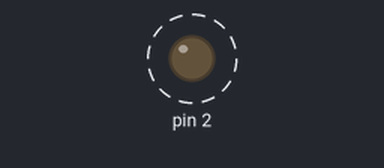
Simulated run of this sketch. Board: Arduino Uno, built with avr-gcc and run on an emulated ATmega328P. On the bench: output pins drawn as LEDs (lit = HIGH). Dashed ring = blinking.

Above: at 0.5 s.
Timing chart, 0 to 4.6 s (numbered marks = the images above):
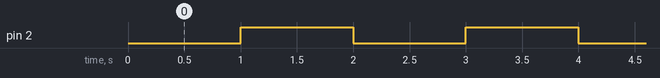

Measured:
- by itself, pin 2: alternates HIGH for 1.0 s and LOW for 1.0 s

The sketch:

led_lib.ino
```cpp
#include "led.h"

LED led(2);

void setup() {
    Serial.begin(9600);
}

void loop() {
    led.blink(1000);
}
```

led.cpp
```cpp
#include <Arduino.h>
#include "led.h"

LED::LED(int pin) {
    this->pin = pin;
    pinMode(pin, OUTPUT);
}

void LED::turnOn() {
    digitalWrite(this->pin, HIGH);
}

void LED::turnOff() {
    digitalWrite(this->pin, LOW);
}

void LED::blink(int duration) {
    delay(1000);
    turnOn();
    delay(duration);
    turnOff();
}
```

led.h
```cpp
#ifndef LED_H
#define LED_H

class LED {
    private:
        int pin;
    public:

    LED(int pin);
    void turnOn();
    void turnOff();
    void blink(int duration);

};

#endif
```
